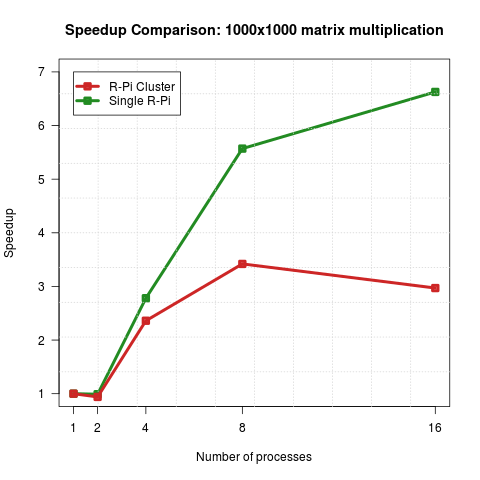

The script that saved this image:
png("speedup_comparison.png")
plot(node_speedup, type="o", col="forestgreen", xaxt='n', yaxt='n', xlab="Number of processes", ylab="Speedup", main="Speedup Comparison: 1000x1000 matrix multiplication", lwd=4, lty=1, pch=0, xlim=c(1,16), ylim=c(1,7))
axis(2, at=seq(1,7,by=1), las=2)
axis(1, at=c(1,2,4,8,16), las=1)
grid(10,10,col="lightgray",lty="dotted")
lines(cluster_speedup, col="firebrick3", type="o", lwd=4, lty=1, pch=0)
legend(1,7, c("R-Pi Cluster", "Single R-Pi"), col=c("firebrick3", "forestgreen"), lwd=4, lty=1, pch=0)
dev.off()